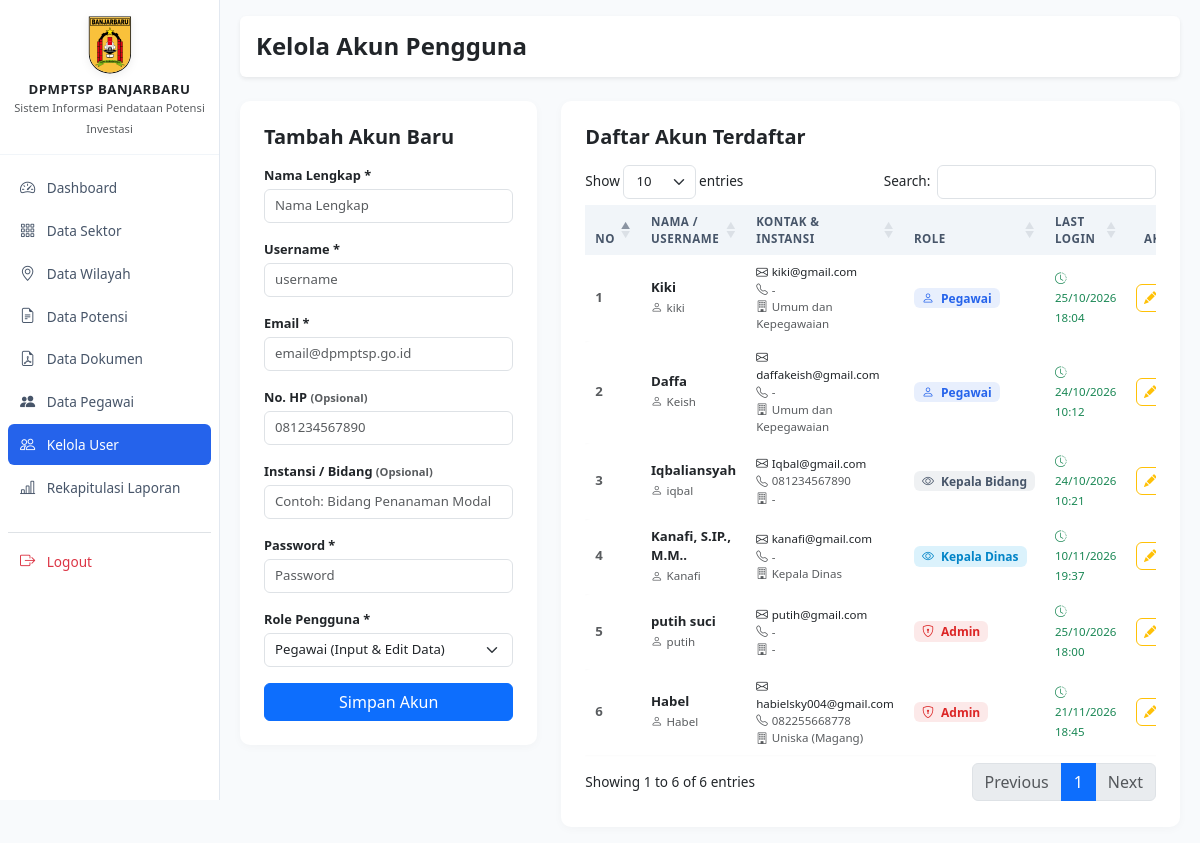
Before: /admin/users.php (signed in) with the older database file.
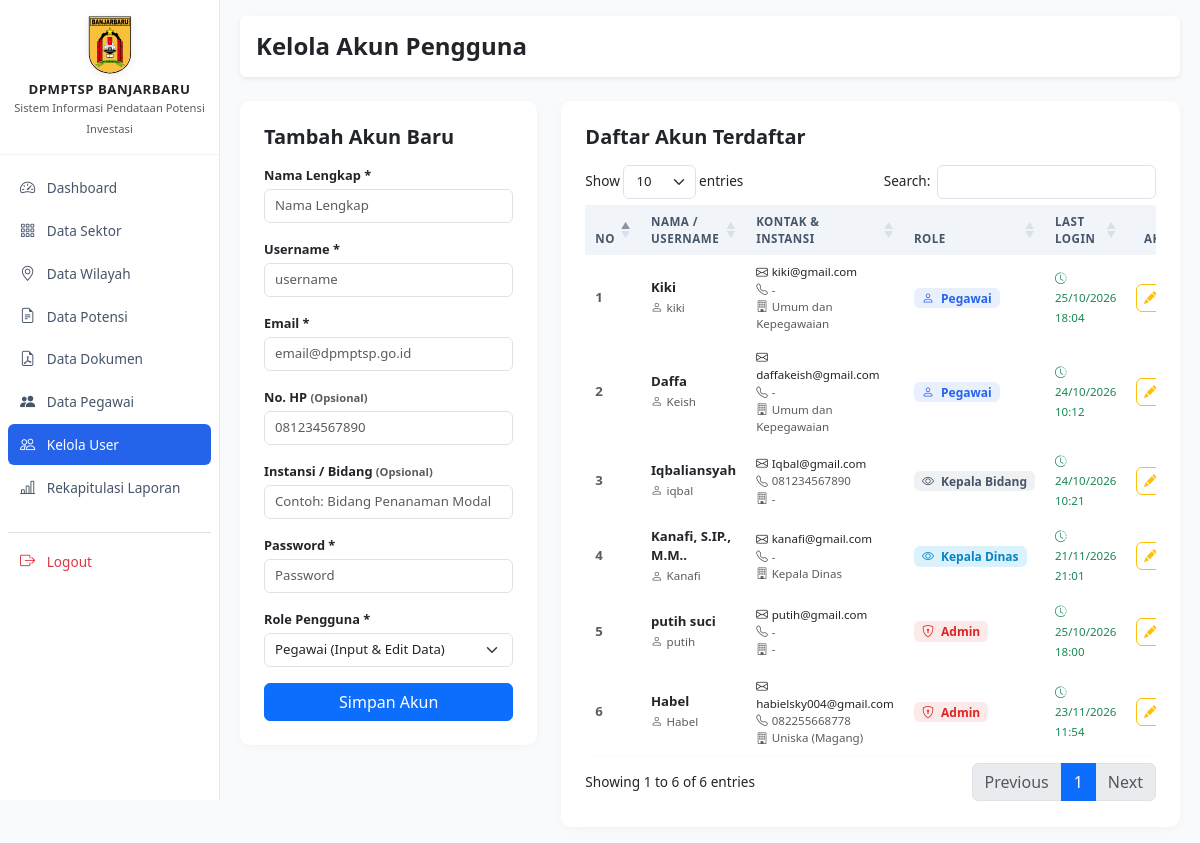
After: the same page with the newer database file.
### tables this page shows
CREATE TABLE `users` (
  `id_user` int unsigned NOT NULL AUTO_INCREMENT,
  `nama` varchar(100) NOT NULL,
  `username` varchar(50) DEFAULT NULL,
  `email` varchar(150) NOT NULL,
  `password` varchar(255) NOT NULL,
  `role` enum('admin','pegawai','kadis','kabid') NOT NULL DEFAULT 'pegawai',
  `no_hp` varchar(20) DEFAULT NULL,
  `instansi` varchar(150) DEFAULT NULL,
  `status` enum('pending','aktif','nonaktif') NOT NULL DEFAULT 'pending',
  `last_login` datetime DEFAULT NULL,
  `created_at` timestamp NULL DEFAULT CURRENT_TIMESTAMP,
  `updated_at` timestamp NULL DEFAULT CURRENT_TIMESTAMP ON UPDATE CURRENT_TIMESTAMP,
  `reset_otp` varchar(6) DEFAULT NULL,
  `otp_expiry` datetime DEFAULT NULL,
  PRIMARY KEY (`id_user`),
  UNIQUE KEY `email` (`email`),
  UNIQUE KEY `username` (`username`)
);

### admin/users.php (the view, shortened to what the changed rows need)
<?php
require_once '../config/database.php';
$users = $pdo->query("SELECT id_user, nama, username, email, role, no_hp, instansi, status, last_login, created_at FROM users ORDER BY id_user DESC")->fetchAll();
?>
<!DOCTYPE html>
<html lang="id">
<head>
</head>
<body>
<div class="wrapper">
    <?php require_once '../includes/sidebar.php'; ?>
    <div id="content">
        <div class="row">
            <div class="col-md-8">
                <div class="card card-modern p-4">
                    <div class="table-responsive">
                        <table id="tableUsers" class="table table-modern align-middle w-100">
                            <thead>
                                <tr>
                                    <th width="5%">No</th>
                                    <th>Nama / Username</th>
                                    <th>Kontak & Instansi</th>
                                    <th>Role</th>
                                    <th>Last Login</th>
                                    <th class="text-center" width="12%">Aksi</th>
                                </tr>
                            </thead>
                            <tbody>
                                <?php $no = 1; foreach ($users as $u): ?>
                                <tr>
                                    <td class="fw-semibold text-muted"><?= $no++ ?></td>
                                    <td>
                                        <div class="fw-bold text-dark"><?= htmlspecialchars($u['nama']) ?></div>
                                        <small class="text-muted"><i class="bi bi-person me-1"></i><?= htmlspecialchars($u['username'] ?? '-') ?></small>
                                    </td>
                                    <td>
                                        <small class="d-block text-dark"><i class="bi bi-envelope me-1"></i><?= htmlspecialchars($u['email']) ?></small>
                                        <small class="d-block text-muted"><i class="bi bi-telephone me-1"></i><?= htmlspecialchars($u['no_hp'] ?? '-') ?></small>
                                        <small class="d-block text-muted"><i class="bi bi-building me-1"></i><?= htmlspecialchars($u['instansi'] ?? '-') ?></small>
                                    </td>
                                    <td>
                                        <?php if ($u['role'] === 'admin'): ?>
                                            <span class="badge badge-soft-danger px-2 py-1"><i class="bi bi-shield-lock me-1"></i> Admin</span>
                                        <?php elseif ($u['role'] === 'pegawai'): ?>
                                            <span class="badge badge-soft-primary px-2 py-1"><i class="bi bi-person me-1"></i> Pegawai</span>
                                        <?php elseif ($u['role'] === 'kadis'): ?>
                                            <span class="badge badge-soft-info px-2 py-1"><i class="bi bi-eye me-1"></i> Kepala Dinas</span>
                                        <?php elseif ($u['role'] === 'kabid'): ?>
                                            <span class="badge badge-soft-secondary px-2 py-1"><i class="bi bi-eye me-1"></i> Kepala Bidang</span>
                                        <?php else: ?>
                                            <span class="badge badge-soft-secondary px-2 py-1"><?= strtoupper($u['role']) ?></span>
                                        <?php endif; ?>
                                    </td>
                                    <td>
                                        <?php if (!empty($u['last_login'])): ?>
                                            <small class="text-success fw-medium"><i class="bi bi-clock-history me-1"></i><?= date('d/m/Y H:i', strtotime($u['last_login'])) ?></small>
                                        <?php else: ?>
                                            <small class="text-muted">Belum pernah</small>
                                        <?php endif; ?>
                                    </td>
                                    <td class="text-center">
                                        <div class="d-flex gap-1 justify-content-center">
                                            <button class="btn btn-sm btn-outline-warning btn-action btn-edit-user"
                                                    data-id="<?= $u['id_user'] ?>"
                                                    data-nama="<?= htmlspecialchars($u['nama']) ?>"
                                                    data-username="<?= htmlspecialchars($u['username'] ?? '') ?>"
                                                    data-email="<?= htmlspecialchars($u['email']) ?>"
                                                    data-nohp="<?= htmlspecialchars($u['no_hp'] ?? '') ?>"
                                                    data-instansi="<?= htmlspecialchars($u['instansi'] ?? '') ?>"
                                                    data-role="<?= htmlspecialchars($u['role']) ?>"
                                                    data-bs-toggle="modal" data-bs-target="#modalEditUser" title="Edit">
                                                <i class="bi bi-pencil-fill"></i>
                                            </button>
                                        </div>
                                    </td>
                                </tr>
                                <?php endforeach; ?>
                            </tbody>
                        </table>
                    </div>
                </div>
            </div>
        </div>
    </div>
</div>
</body>
</html>

Changed rows visible on the page:
changed users "Kanafi, S.IP., M.M..": last_login "10/11/2026 19:37" → "21/11/2026 21:01"
changed users "Habel": last_login "21/11/2026 18:45" → "23/11/2026 11:54"
